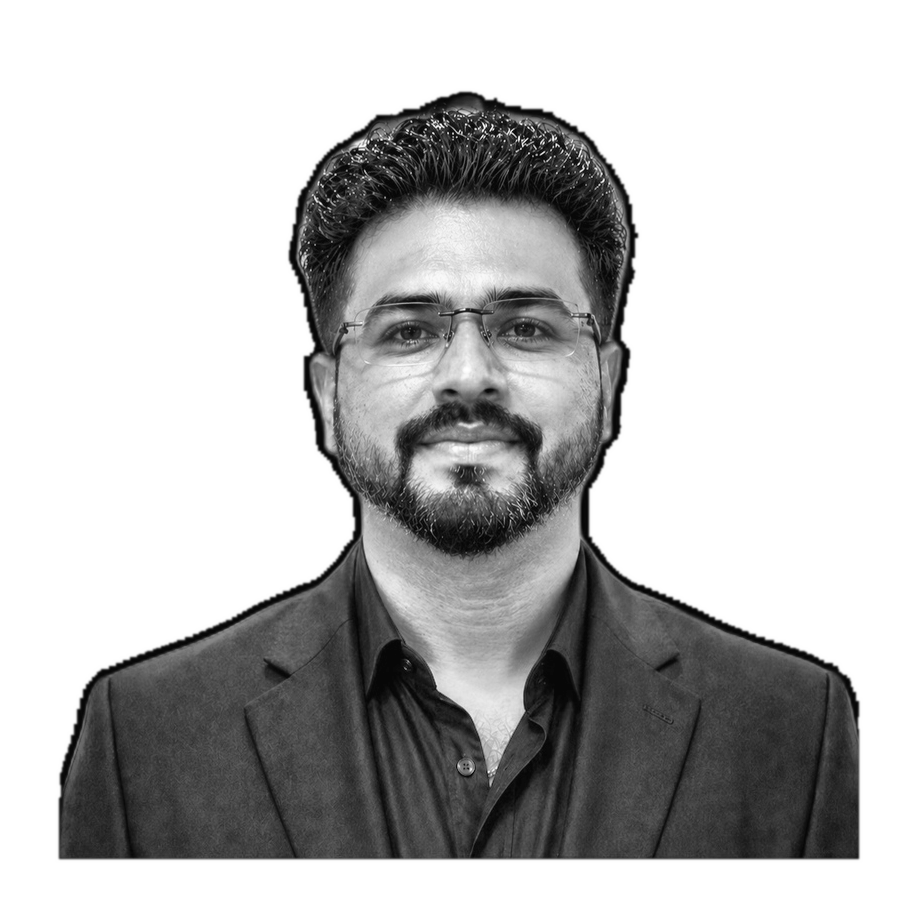
#> input picture source-prepped.png, 919 x 919 px
$ python make_ascii_svg.py
#> lines starting #> are read from the running program, lines starting #| are printed output that depends on the picture
"""
Convert a portrait photo into a CLEAN, colorful ASCII-art SVG
"""
from PIL import Image, ImageEnhance, ImageOps, ImageFilter
import html
import os
import sys

HERE = os.path.dirname(os.path.abspath(__file__))
SRC = sys.argv[1] if len(sys.argv) > 1 else os.path.join(HERE, "..", "source-prepped.png")
OUT = sys.argv[2] if len(sys.argv) > 2 else os.path.join(HERE, "..", "avi-ascii.svg")

COLS = 240
ROWS = 120
CELL_W = 3.116
CELL_H = 6.233
RAMP = ".`:-=+*cs#%@"  # removed leading space! sparse -> dense

CONTRAST = 1.05
BRIGHTNESS = 1.0
GAMMA = 1.0
SHARPEN = True

PAD = 20
TITLEBAR_H = 30
STATUS_H = 30
ART_W = COLS * CELL_W
ART_H = ROWS * CELL_H
CANVAS_W = ART_W + PAD * 2
CANVAS_H = TITLEBAR_H + ART_H + STATUS_H + PAD

BG = "#0d1117"
BG2 = "#111722"
FRAME = "#30363d"
TITLE_TEXT = "#7d8590"
INK = "#c9d1d9"
CURSOR = "#c9d1d9"

ROW_DUR = 0.11
STAGGER = 0.11

# 1. Grayscale for luminance
im = Image.open(SRC).convert("L")
#> im is the input picture: PIL image 919x919 L; min 6, max 255, mean 188.9
if SHARPEN:
    im = im.filter(ImageFilter.UnsharpMask(radius=2, percent=140, threshold=2))
im = ImageEnhance.Brightness(im).enhance(BRIGHTNESS)
im = ImageEnhance.Contrast(im).enhance(CONTRAST)
im = im.resize((COLS, ROWS), Image.LANCZOS)
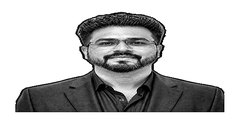
#> im: PIL image 240x120 L; min 0, max 255, mean 186.9
px = im.load()

# 2. Color for tspans
#> (the run stopped early here; a loop or call above may not have finished)
